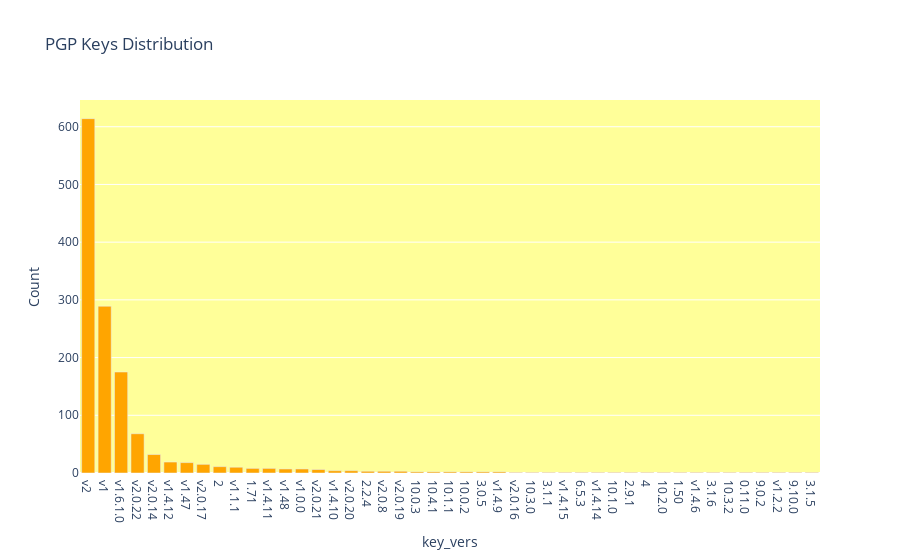

Write notebook code for a chart like this one.
### Code cell
key_ver = sellers['key_vers'].value_counts().reset_index()

fig = px.bar(key_ver,x='key_vers',y='count',title='PGP Keys Distribution',labels={'os_name':'Operating System','count':'Count'},color_discrete_sequence=['orange'],hover_data='count')
fig.update_layout(plot_bgcolor='rgba(255,255,0,0.4)')
fig.show()

### Figure 1 — Plotly figure (JSON) as saved in the notebook; plotly's stock layout.template omitted (floating-point values rounded to 4 significant figures)
{"data": [{"alignmentgroup": "True", "hovertemplate": "key_vers=%{x}<br>Count=%{y}<extra></extra>", "legendgroup": "", "marker": {"color": "orange", "pattern": {"shape": ""}}, "name": "", "offsetgroup": "", "orientation": "v", "showlegend": false, "textposition": "auto", "type": "bar", "x": ["v2", "v1", "v1.6.1.0", "v2.0.22", "v2.0.14", "v1.4.12", "v1.47", "v2.0.17", "2", "v1.1.1", "1.71", "v1.4.11", "v1.48", "v1.0.0", "v2.0.21", "v1.4.10", "v2.0.20", "2.2.4", "v2.0.8", "v2.0.19", "10.0.3", "10.4.1", "10.1.1", "10.0.2", "3.0.5", "v1.4.9", "v2.0.16", "10.3.0", "3.1.1", "v1.4.15", "6.5.3", "v1.4.14", "10.1.0", "2.9.1", "4", "10.2.0", "1.50", "v1.4.6", "3.1.6", "10.3.2", "0.11.0", "9.0.2", "v1.2.2", "9.10.0", "3.1.5"], "xaxis": "x", "y": [614, 289, 175, 68, 32, 19, 18, 15, 11, 10, 8, 8, 7, 7, 6, 4, 4, 3, 3, 3, 2, 2, 2, 2, 2, 2, 1, 1, 1, 1, 1, 1, 1, 1, 1, 1, 1, 1, 1, 1, 1, 1, 1, 1, 1], "yaxis": "y"}], "layout": {"barmode": "relative", "legend": {"tracegroupgap": 0}, "plot_bgcolor": "rgba(255,255,0,0.4)", "title": {"text": "PGP Keys Distribution"}, "xaxis": {"anchor": "y", "domain": [0, 1], "title": {"text": "key_vers"}}, "yaxis": {"anchor": "x", "domain": [0, 1], "title": {"text": "Count"}}}}
